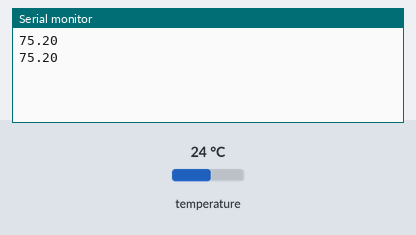
Recording of a sketch running on a simulated Arduino Uno, built with avr-gcc and run on an emulated ATmega328P. Parts: the last lines printed to the serial monitor. The inputs (shaded band) are chosen by the test bench; at power-on: temperature 24 °C.

Above: at 3.3 s.
3.4 s: temperature set to 12 °C
At 5.5 s:
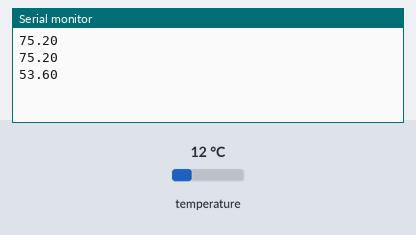
5.9 s: temperature set to 19 °C
At 7.0 s:
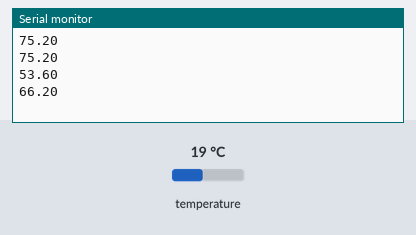
Timing chart, 0 to 8.9 s (numbered marks = the images above; inputs shaded):
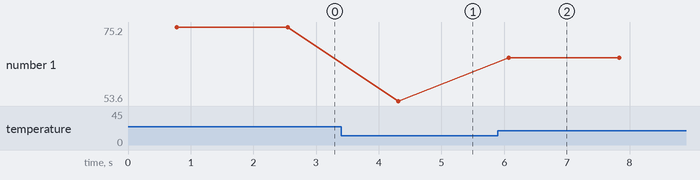

Measured:
- after the input at 3.4 s, the serial monitor: prints a new line after 0.91 s (image 1)
- after the input at 5.9 s, the serial monitor: prints a new line after 0.17 s (image 2)
- plotted number 1: 75.2 → 53.6 after the input at 3.4 s, 53.6 → 66.2 after the input at 5.9 s

The sketch:

Arduino_temp_reader.ino
```cpp
// credit to Miles Burton for the libraries in use
#include <OneWire.h>
#include <DallasTemperature.h>

// pin2
#define ONE_WIRE_BUS 2

//OneWire reading all pins
OneWire oneWire(ONE_WIRE_BUS);

// tell Dallas Temperature to read pins
DallasTemperature sensors(&oneWire);


void setup(void)
{
 // start serial port
 Serial.begin(9600);
 // Start sensors
 sensors.begin();
}
void loop(void)
{
  String temps;
 //get temperature readings
 sensors.requestTemperatures();

for (int i=0; i <= sensors.getDeviceCount()-1; i++){
  temps.concat((String)sensors.getTempFByIndex(i) + " ");
}
Serial.println(temps);
 delay(1000);
}
```
